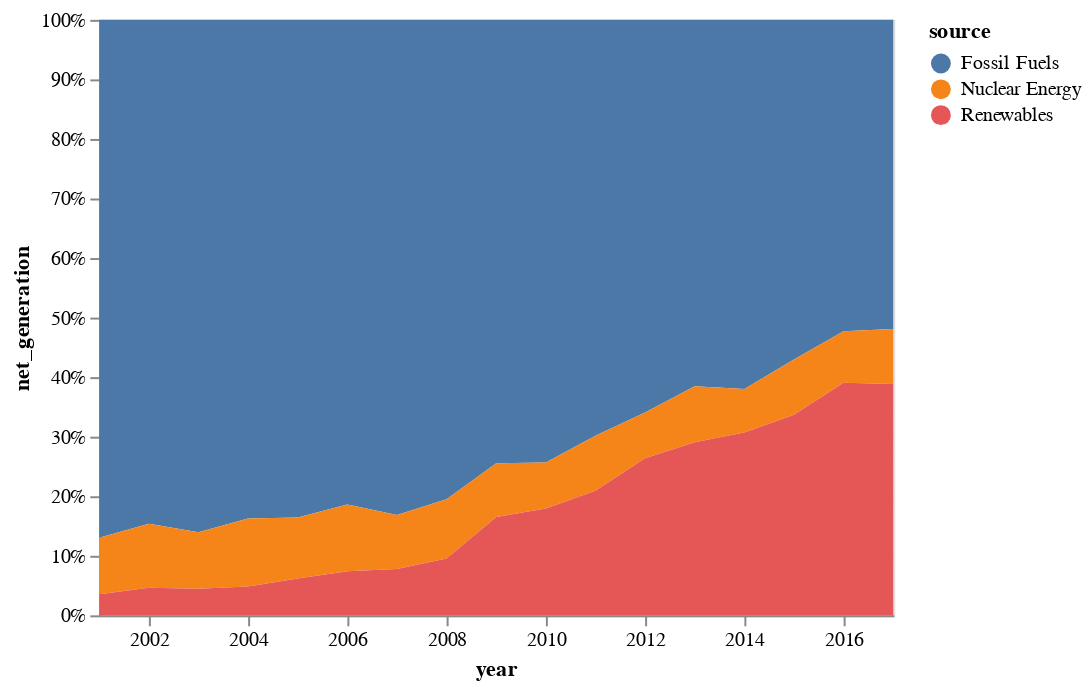

This figure's notebook cell:
### Code cell
alt.Chart(data).mark_area().encode(
    x="year:T",
    y=alt.Y("net_generation:Q", stack="normalize"),
    color="source:N"
)

### Figure 1 — Vega-Lite specification as saved in the notebook (floating-point values rounded to 4 significant figures)
{"$schema": "https://vega.github.io/schema/vega-lite/v2.4.1.json", "config": {"view": {"height": 300, "width": 400}}, "data": {"values": [{"net_generation": 35361, "source": "Fossil Fuels", "year": "2001-01-01"}, {"net_generation": 35991, "source": "Fossil Fuels", "year": "2002-01-01"}, {"net_generation": 36234, "source": "Fossil Fuels", "year": "2003-01-01"}, {"net_generation": 36205, "source": "Fossil Fuels", "year": "2004-01-01"}, {"net_generation": 36883, "source": "Fossil Fuels", "year": "2005-01-01"}, {"net_generation": 37014, "source": "Fossil Fuels", "year": "2006-01-01"}, {"net_generation": 41389, "source": "Fossil Fuels", "year": "2007-01-01"}, {"net_generation": 42734, "source": "Fossil Fuels", "year": "2008-01-01"}, {"net_generation": 38620, "source": "Fossil Fuels", "year": "2009-01-01"}, {"net_generation": 42750, "source": "Fossil Fuels", "year": "2010-01-01"}, {"net_generation": 39361, "source": "Fossil Fuels", "year": "2011-01-01"}, {"net_generation": 37379, "source": "Fossil Fuels", "year": "2012-01-01"}, {"net_generation": 34873, "source": "Fossil Fuels", "year": "2013-01-01"}, {"net_generation": 35250, "source": "Fossil Fuels", "year": "2014-01-01"}, {"net_generation": 32319, "source": "Fossil Fuels", "year": "2015-01-01"}, {"net_generation": 28437, "source": "Fossil Fuels", "year": "2016-01-01"}, {"net_generation": 29329, "source": "Fossil Fuels", "year": "2017-01-01"}, {"net_generation": 3853, "source": "Nuclear Energy", "year": "2001-01-01"}, {"net_generation": 4574, "source": "Nuclear Energy", "year": "2002-01-01"}, {"net_generation": 3988, "source": "Nuclear Energy", "year": "2003-01-01"}, {"net_generation": 4929, "source": "Nuclear Energy", "year": "2004-01-01"}, {"net_generation": 4538, "source": "Nuclear Energy", "year": "2005-01-01"}, {"net_generation": 5095, "source": "Nuclear Energy", "year": "2006-01-01"}, {"net_generation": 4519, "source": "Nuclear Energy", "year": "2007-01-01"}, {"net_generation": 5282, "source": "Nuclear Energy", "year": "2008-01-01"}, {"net_generation": 4679, "source": "Nuclear Energy", "year": "2009-01-01"}, {"net_generation": 4451, "source": "Nuclear Energy", "year": "2010-01-01"}, {"net_generation": 5215, "source": "Nuclear Energy", "year": "2011-01-01"}, {"net_generation": 4347, "source": "Nuclear Energy", "year": "2012-01-01"}, {"net_generation": 5321, "source": "Nuclear Energy", "year": "2013-01-01"}, {"net_generation": 4152, "source": "Nuclear Energy", "year": "2014-01-01"}, {"net_generation": 5243, "source": "Nuclear Energy", "year": "2015-01-01"}, {"net_generation": 4703, "source": "Nuclear Energy", "year": "2016-01-01"}, {"net_generation": 5214, "source": "Nuclear Energy", "year": "2017-01-01"}, {"net_generation": 1437, "source": "Renewables", "year": "2001-01-01"}, {"net_generation": 1963, "source": "Renewables", "year": "2002-01-01"}, {"net_generation": 1885, "source": "Renewables", "year": "2003-01-01"}, {"net_generation": 2102, "source": "Renewables", "year": "2004-01-01"}, {"net_generation": 2724, "source": "Renewables", "year": "2005-01-01"}, {"net_generation": 3364, "source": "Renewables", "year": "2006-01-01"}, {"net_generation": 3870, "source": "Renewables", "year": "2007-01-01"}, {"net_generation": 5070, "source": "Renewables", "year": "2008-01-01"}, {"net_generation": 8560, "source": "Renewables", "year": "2009-01-01"}, {"net_generation": 10308, "source": "Renewables", "year": "2010-01-01"}, {"net_generation": 11795, "source": "Renewables", "year": "2011-01-01"}, {"net_generation": 14949, "source": "Renewables", "year": "2012-01-01"}, {"net_generation": 16476, "source": "Renewables", "year": "2013-01-01"}, {"net_generation": 17452, "source": "Renewables", "year": "2014-01-01"}, {"net_generation": 19091, "source": "Renewables", "year": "2015-01-01"}, {"net_generation": 21241, "source": "Renewables", "year": "2016-01-01"}, {"net_generation": 21933, "source": "Renewables", "year": "2017-01-01"}]}, "encoding": {"color": {"field": "source", "type": "nominal"}, "x": {"field": "year", "type": "temporal"}, "y": {"field": "net_generation", "stack": "normalize", "type": "quantitative"}}, "mark": "area"}
